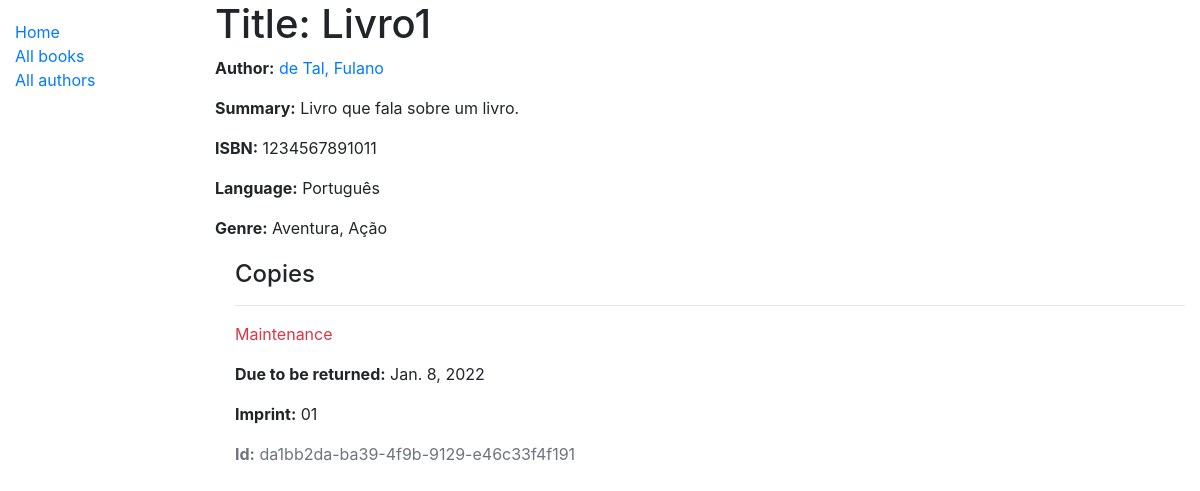
The page /catalog/book/1 on the database as committed earlier.
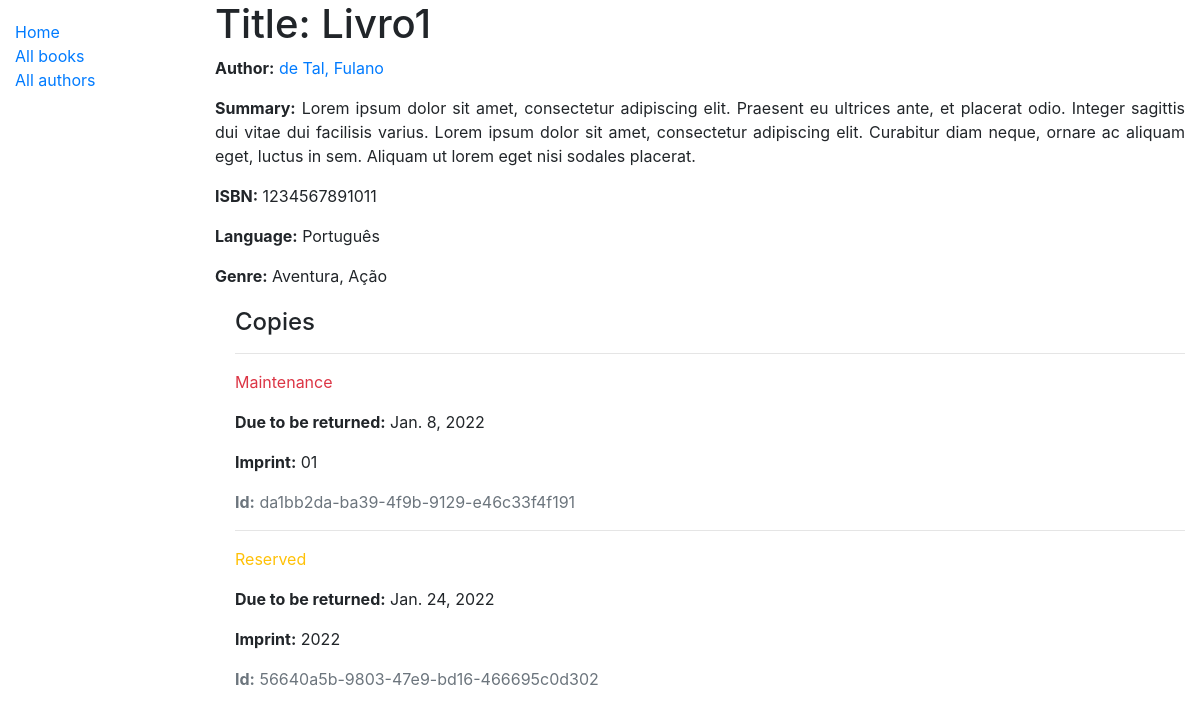
The same page on the database as committed later.
### catalog/models.py (models this page shows, shortened)
class Book(models.Model):
    title = models.CharField(max_length=200)
    author = models.ForeignKey('Author', on_delete=models.SET_NULL, null=True)
    summary = models.TextField(max_length=1000, help_text='Entre com uma descrição do livro')
    isbn = models.CharField(
        'ISBN',
        max_length=13,
        help_text='13 Character <a href="https://www.isbn-international.org/content/what-isbn">ISBN number</a>'
    )
    genre = models.ManyToManyField(Genre, help_text='Selecione um gênero para este livro')
    language = models.ForeignKey('Language', on_delete=models.SET_NULL, null=True)
    def display_genre(self):
        """Cria uma string para o gênero. Isso é necessário para mostrar o gênero no model localizado em Admin.py"""
        return ', '.join(genre.name for genre in self.genre.all()[:3])
    display_genre.short_description = 'Genre'

class Genre(models.Model):
    name = models.CharField(max_length=200, help_text='Insira um gênero de livro (ex: Ficção Científica)')
    def __str__(self):
        return self.name

class BookInstance(models.Model):
    id = models.UUIDField(
        primary_key=True,
        default=uuid.uuid4,
        help_text='ID único deste livro partícular em toda a biblioteca'
    )
    book = models.ForeignKey('Book', on_delete=models.SET_NULL, null=True)
    imprint = models.CharField(max_length=200)
    due_back = models.DateField(null=True, blank=True)
    LOAN_STATUS = (
        ('m', 'Maintenance'),
        ('o', 'On loan'),
        ('a', 'Available'),
        ('r', 'Reserved'),
    )
    status = models.CharField(
        max_length=1,
        choices=LOAN_STATUS,
        blank=True,
        default='m',
        help_text='Disponibilidade do livro',
    )
    class Meta:
        ordering = ['due_back']

class Author(models.Model):
    first_name = models.CharField(max_length=100)
    last_name = models.CharField(max_length=100)
    date_of_birth = models.DateField(null=True, blank=True)
    date_of_death = models.DateField('Died', null=True, blank=True)
    class Meta:
        ordering = ['last_name', 'first_name']
    def __str__(self):
        return f'{self.last_name}, {self.first_name}'

class Language(models.Model):
    name = models.CharField(max_length=200, help_text='Insira a línguagem natural do livro (ex: Inglês, Japonês, etc)')
    def __str__(self):
        return self.name

### catalog/views.py (the view)
# urls.py: path('book/<int:pk>', views.BookDetailView.as_view(), name='book-detail'),
class BookDetailView(generic.DetailView):
    model = Book

### catalog/templates/catalog/book_detail.html (shortened to what this page needs)
{% extends "base.html" %}
{% block content %}
    <h1>Title: {{ book.title }}</h1>
    <p><strong>Author:</strong> <a href="{% url 'author-detail' book.author.pk %}">{{ book.author }}</a></p>
    <p align="justify"><strong>Summary:</strong> {{ book.summary }}</p>
    <p><strong>ISBN:</strong> {{ book.isbn }}</p>
    <p><strong>Language:</strong> {{ book.language }}</p>
    <p><strong>Genre:</strong> {% for genre in book.genre.all %} {{ genre }}{% if not forloop.last %}, {% endif %}{% endfor %}</p>
    <div style="margin-left:20px;margin-top:20px">
        <h4>Copies</h4>
        {% for copy in book.bookinstance_set.all %}
            <hr>
            <p class="{% if copy.status == 'a' %}text-success{% elif copy.status == 'm' %}text-danger{% else %}text-warning{% endif %}">{{ copy.get_status_display }}</p>
            {% if copy.status != 'a' %}
                <p><strong>Due to be returned:</strong> {{copy.due_back}}</p>
            {% endif %}
            <p><strong>Imprint:</strong> {{copy.imprint}}</p>
            <p class="text-muted"><strong>Id:</strong> {{copy.id}}</p>
        {% endfor %}
    </div>
{% endblock %}

Rows that differ between the two databases and show on the page:
changed Book "Livro1": summary "Livro que fala sobre um livro." → "Lorem ipsum dolor sit amet, consectetur adipiscing elit. Praesent eu ultrices ante, et placerat odio. Integer sagittis dui vitae dui facilisis varius. Lorem ipsum dolor sit amet, consectetur adipiscing elit. Curabitur diam neque, ornare ac aliquam eget, luctus in sem. Aliquam ut lorem eget nisi sodales placerat."
added BookInstance: status "Reserved", due_back "Jan. 24, 2022", imprint "2022", id "56640a5b-9803-47e9-bd16-466695c0d302"
